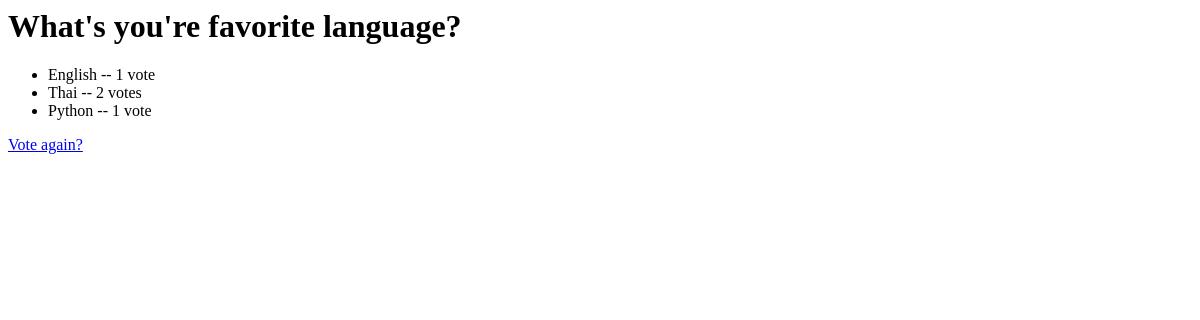
The app's page /polls/3/results/, older data.
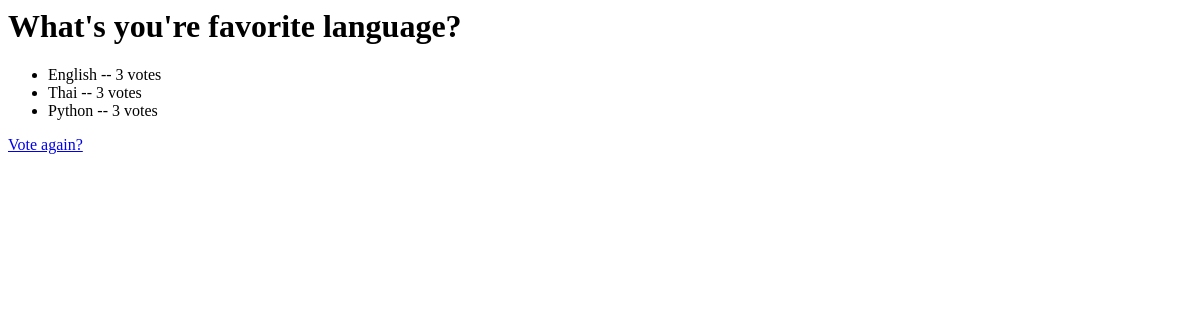
The same page, newer data.
### polls/models.py (models this page shows, shortened)
class Question(models.Model):
	question_text = models.CharField(max_length=200)
	pub_date = models.DateTimeField('date published')
	def was_published_recently(self):
		return self.pub_date >= timezone.now() - datetime.timedelta(days=1)
	was_published_recently.admin_order_field = 'pub_date'
	was_published_recently.boolean = True
	was_published_recently.short_description = 'Published Recently'

class Choice(models.Model):
	question = models.ForeignKey(Question)
	choice_text = models.CharField(max_length=200)
	votes = models.IntegerField(default=0)

### polls/views.py (the view)
# urls.py: url(r'^(?P<pk>[0-9]+)/results/$', views.ResultsView.as_view(), name='results'),
class ResultsView(generic.DetailView):
    model = Question
    template_name = 'polls/results.html'

### polls/templates/polls/results.html
<h1>{{ question.question_text }}</h1>
<ul>
{% for choice in question.choice_set.all %}
    <li>{{ choice.choice_text }} -- {{ choice.votes }} vote{{ choice.votes|pluralize }}</li>
{% endfor %}
</ul>
<a href="{% url 'polls:detail' question.id %}">Vote again?</a>

Row changes from the older to the newer data that the page shows:
changed Choice "English": votes "1" → "3"
changed Choice "Thai": votes "2" → "3"
changed Choice "Python": votes "1" → "3"
